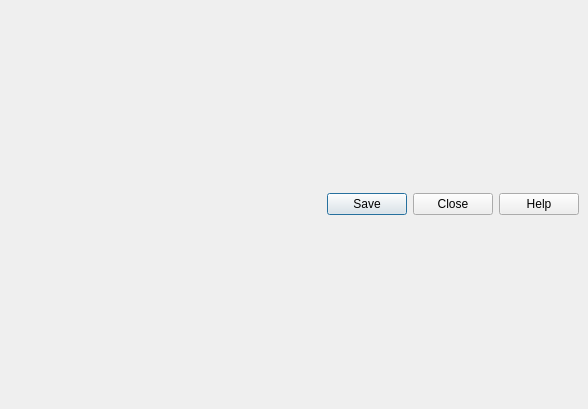
<ui version="4.0">
 <comment>
 VBox frontends: Qt4 GUI ("VirtualBox"):

 Copyright (C) 2008-2016 Oracle Corporation

 This file is part of VirtualBox Open Source Edition (OSE), as
 available from http://www.virtualbox.org. This file is free software;
 you can redistribute it and/or modify it under the terms of the GNU
 General Public License (GPL) as published by the Free Software
 Foundation, in version 2 as it comes in the "COPYING" file of the
 VirtualBox OSE distribution. VirtualBox OSE is distributed in the
 hope that it will be useful, but WITHOUT ANY WARRANTY of any kind.
 </comment>
 <class>UIVMLogViewer</class>
 <widget class="QMainWindow" name="UIVMLogViewer">
  <property name="geometry">
   <rect>
    <x>0</x>
    <y>0</y>
    <width>588</width>
    <height>409</height>
   </rect>
  </property>
  <widget class="QWidget" name="m_pCentralWidget">
   <layout class="QVBoxLayout">
    <item>
     <layout class="QVBoxLayout" name="m_pMainLayout">
      <property name="margin">
       <number>0</number>
      </property>
      <property name="spacing">
       <number>0</number>
      </property>
     </layout>
    </item>
    <item>
     <widget class="QIDialogButtonBox" name="m_pButtonBox">
      <property name="standardButtons">
       <set>QDialogButtonBox::Close|QDialogButtonBox::Help|QDialogButtonBox::NoButton|QDialogButtonBox::Save</set>
      </property>
     </widget>
    </item>
   </layout>
  </widget>
 </widget>
 <customwidgets>
  <customwidget>
   <class>QIDialogButtonBox</class>
   <extends>QDialogButtonBox</extends>
   <header>QIDialogButtonBox.h</header>
  </customwidget>
 </customwidgets>
 <resources/>
</ui>
